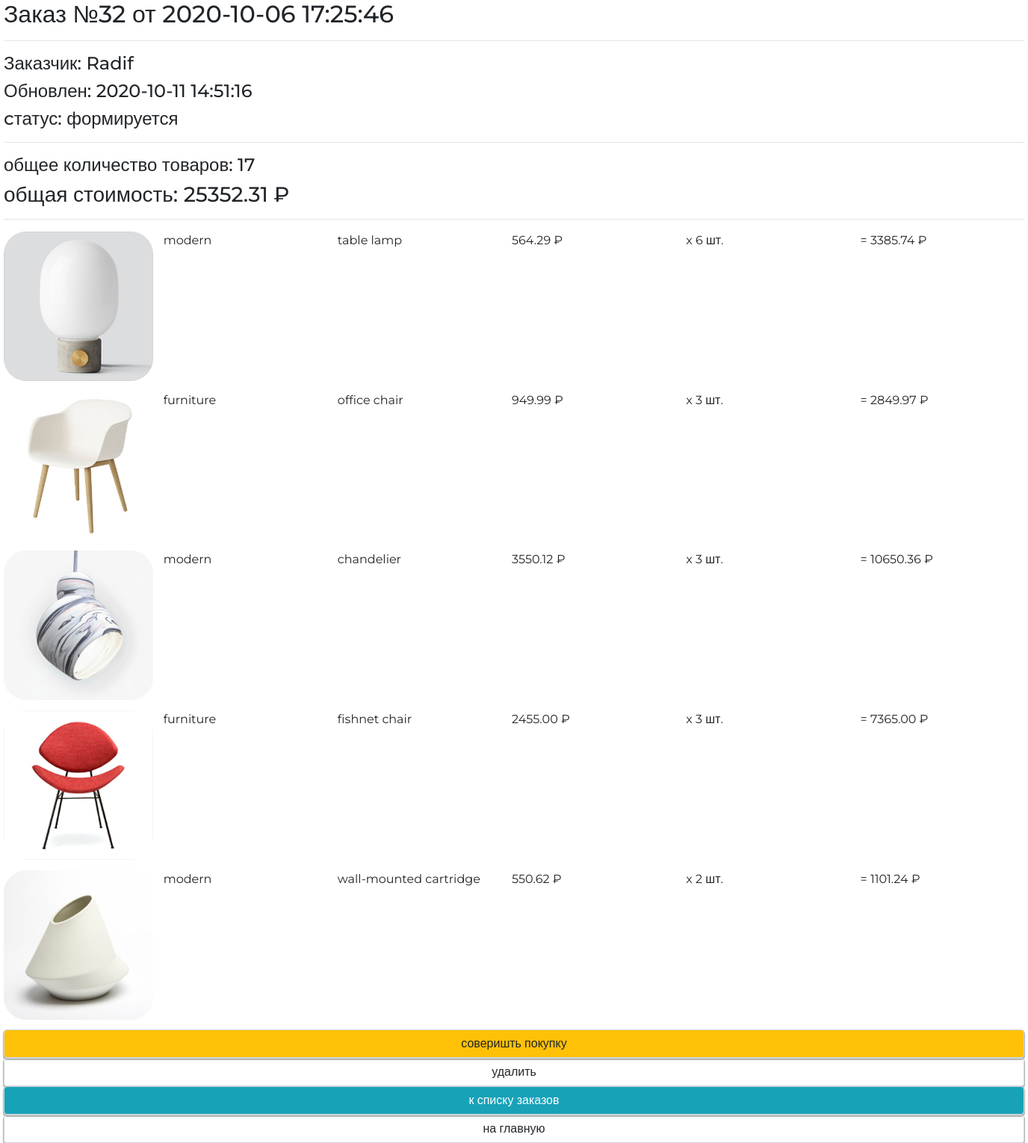
Page /orders/read/32/ (signed in) on the committed database.
### ordersapp/models.py (models this page shows, shortened)
class Order(models.Model):
    FORMING = 'F'
    SENT_TO_PROCEED = 'S'
    PROCEEDED = 'P'
    PAID = 'D'
    READY = 'Y'
    CANCEL = 'C'
    ORDER_STATUS_CHOICES = (
        (FORMING, 'формируется'),
        (SENT_TO_PROCEED, 'отправлен в обработку'),
        (PAID, 'оплачен'),
        (PROCEEDED, 'обрабатывается'),
        (READY, 'готов к выдаче'),
        (CANCEL, 'отменен'),
    )
    user = models.ForeignKey(get_user_model(), on_delete=models.CASCADE)
    created = models.DateTimeField(verbose_name='создан', auto_now_add=True)
    updated = models.DateTimeField(verbose_name='обновлен', auto_now=True)
    status = models.CharField(verbose_name='статус',
                              max_length=1,
                              choices=ORDER_STATUS_CHOICES,
                              default=FORMING)
    is_active = models.BooleanField(verbose_name='активен', default=True, db_index=True)
    class Meta:
        ordering = ('-is_active', '-created',)
        verbose_name = 'заказ'
        verbose_name_plural = 'заказы'
    @cached_property
    def is_forming(self):
        return self.status == self.FORMING
    @property
    def summary(self):
        items = self.orderitems.select_related('product').all()
        return {
            'total_cost': sum(list(map(lambda x: x.quantity * x.product.price, items))),
            'total_quantity': sum(list(map(lambda x: x.quantity, items)))
        }

class OrderItem(models.Model):
    order = models.ForeignKey(Order,
                              related_name="orderitems",
                              on_delete=models.CASCADE)
    product = models.ForeignKey(Product,
                                verbose_name='продукт',
                                on_delete=models.CASCADE)
    quantity = models.PositiveIntegerField(verbose_name='количество',
                                           default=0)
    @cached_property
    def product_cost(self):
        return self.product.price * self.quantity

### authapp/models.py (models this page shows, shortened)
class ShopUser(AbstractUser):
    email = models.EmailField(verbose_name='электронный адрес', unique=True)
    age = models.PositiveIntegerField(verbose_name='возраст', null=True)
    avatar = models.ImageField(upload_to=USERS_AVATARS, blank=True)
    activation_key = models.CharField(max_length=128, blank=True)
    activation_key_expires = models.DateTimeField(
        default=get_activation_key_expires
    )
    class Meta:
        verbose_name = 'Пользователь'
        verbose_name_plural = 'Пользователи'
        ordering = ['-is_active', '-is_superuser', '-is_staff', 'username']

### mainapp/models.py (models this page shows, shortened)
class Product(models.Model):
    category = models.ForeignKey(ProductCategory,
                                 on_delete=models.CASCADE,
                                 verbose_name='категория продукта')
    name = models.CharField('имя продукта', max_length=128)
    image = models.ImageField(upload_to='products_images', blank=True)
    short_desc = models.CharField('краткое описание продукта', max_length=64, blank=True)
    description = models.TextField('описание продукта', blank=True)
    price = models.DecimalField('цена продукта', max_digits=8, decimal_places=2, default=0)
    quantity = models.PositiveIntegerField('количество на складе', default=0)
    is_active = models.BooleanField(verbose_name='активность', default=True, db_index=True)
    modified_date = models.DateTimeField(
        verbose_name='дата изменения', auto_now=True)
    class Meta:
        verbose_name = 'продукт'
        verbose_name_plural = 'продукты'
        ordering = ['-is_active', 'category', 'name']

class ProductCategory(models.Model):
    name = models.CharField(verbose_name='имя категории', max_length=128)
    description = models.TextField(verbose_name='описание категории', blank=True)
    is_active = models.BooleanField(verbose_name='активность', default=True, db_index=True)
    modified_date = models.DateTimeField(
        verbose_name='дата изменения', auto_now=True)
    class Meta:
        verbose_name = 'Категория продукта'
        verbose_name_plural = 'Категории продуктов'
        ordering = ['-is_active', 'name']

### ordersapp/views.py (the view)
# urls.py: path('read/<int:pk>/', ordersapp.OrderDetail.as_view(), name='order_read'),
class OrderDetail(OnlyLoggedUserMixin, DetailView):
    extra_context = {
        "page_title": "заказы/подробности",
    }
    model = Order

### mainapp/context_processors.py (called while the page is built)
def get_categories(request):
    if settings.LOW_CACHE:
        key = 'links_menu'
        links_menu = cache.get(key)
        if links_menu is None:
            links_menu = ProductCategory.objects.filter(is_active=True)
            cache.set(key, links_menu)
    else:
        links_menu = ProductCategory.objects.filter(is_active=True)
    return {
        'categories': links_menu
    }

### mainapp/templatetags/my_tags.py (called while the page is built)
def media_folder_products(string):
    if not string:
        string = 'products_images/default.jpg'
    return f'{settings.MEDIA_URL}{string}'

### ordersapp/views.py (called while the page is built)
    @method_decorator(login_required())
    def dispatch(self, request, *args, **kwargs):
        return super().dispatch(request, *args, **kwargs)

### ordersapp/templates/ordersapp/order_detail.html
{% extends "ordersapp/base.html" %}
{% load static %}
{% load my_tags %}
{% block container %}
    {% include 'ordersapp/includes/inc__order_summary.html' %}
    <div class="basket_list categories_list">
        {% for item in object.orderitems.select_related.all %}
            <div class="basket_record category-record">
                <img src="{{ item.product.image|media_folder_products }}"
                     alt="{{ item.product.short_desc }}">
                <div><span class="category_name">{{ item.product.category.name }}</span></div>
                <div><span class="product_name">{{ item.product.name }}</span></div>
                <div><span class="product_price">{{ item.product.price }}&nbsp&#8381;</span></div>
                <div><span class="product_quantitiy">x {{ item.quantity }} шт.</span></div>
                <div><span class="product_cost"> = {{ item.product_cost }}&nbsp&#8381;</span></div>
            </div>
        {% endfor %}
    </div>
    {% include 'ordersapp/includes/inc__order_actions.html' %}
{% endblock %}

### ordersapp/templates/ordersapp/includes/inc__order_summary.html (shortened to what this page needs)
{% if object %}
    <div class="h2">Заказ №{{ object.pk }} от {{ object.created|date:"Y-m-d H:i:s" }}</div>
    <hr>
    <div class="h4">Заказчик: {{ user.last_name }} {{ user.first_name|default:user }} </div>
    <div class="h4">Обновлен: {{ object.updated|date:"Y-m-d H:i:s" }}</div>
    <div class="h4">cтатус: {{ object.get_status_display }}</div>
    <hr>
    {% with object_summary=object.summary %}
        <div class="h4">
            общее количество товаров: <span class="order_total_quantity">{{ object_summary.total_quantity }}</span>
        </div>
        <div class="h3">
            общая стоимость: <span class="order_total_cost">{{ object_summary.total_cost }}</span>&nbsp;&#8381;
        </div>
    {% endwith %}
{% endif %}
<hr>

### static/css/style.css (style rules this page uses)
* { margin: 0; padding: 0; }
html { height: 100%; }
body { height: 100%; font-family: "Montserrat", sans-serif; }
.categories_list .category-record { display: flex; margin-bottom: 1%; }
.categories_list .category-record div { width: 20%; margin-left: 1%; }
.categories_list .category-record img { width: 200px; height: 200px; border-radius: 15%; }

### rows in the picture
Order: pk "32", created "2020-10-06 17:25:46", updated "2020-10-11 14:51:16", status "формируется"
ShopUser: first_name "Radif"
OrderItem: product.image|media_folder_products (picture), product.category.name "modern", product.name "table lamp", product.price "564.29", quantity "6", product_cost "3385.74"
OrderItem: product.image|media_folder_products (picture), product.category.name "furniture", product.name "office chair", product.price "949.99", quantity "3", product_cost "2849.97"
OrderItem: product.image|media_folder_products (picture), product.category.name "modern", product.name "chandelier", product.price "3550.12", quantity "3", product_cost "10650.36"
OrderItem: product.image|media_folder_products (picture), product.category.name "furniture", product.name "fishnet chair", product.price "2455.00", quantity "3", product_cost "7365.00"
OrderItem: product.image|media_folder_products (picture), product.category.name "modern", product.name "wall-mounted cartridge", product.price "550.62", quantity "2", product_cost "1101.24"

### other values in the picture
{{ object_summary.total_quantity }} "17"
{{ object_summary.total_cost }} "25352.31"
